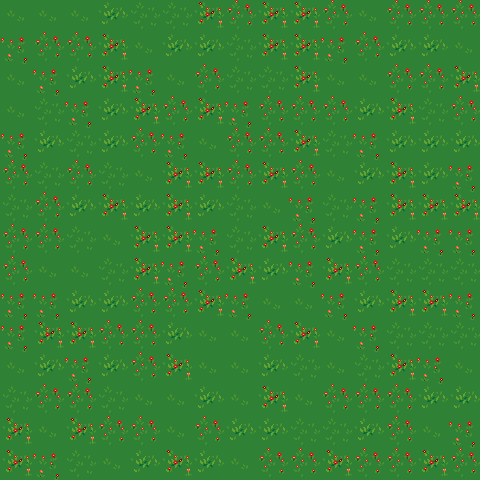

The image is a tile-based game level rendered from a .tmx file. Its description and source (layers, tilesets, objects; grid data summarised) follow:
An orthogonal 15x15 tile map with 32x32 px tiles, 11 tile layers (ground, water, road, treeroot, ...), 10 tilesets.

<map version="1.0" tiledversion="1.0.1" orientation="orthogonal" renderorder="right-down" width="15" height="15" tilewidth="32" tileheight="32" nextobjectid="9">
 <tileset firstgid="1" source="../LPC_Terrain/Terrain.tsx" />
 <tileset firstgid="1025" name="grass" tilewidth="32" tileheight="32" tilecount="18" columns="3">
  <image source="../LPC Base Assets/tiles/grass.png" width="96" height="192" />
 </tileset>
 <tileset firstgid="1043" name="house" tilewidth="32" tileheight="32" tilecount="63" columns="9">
  <image source="../LPC Base Assets/tiles/house.png" width="288" height="224" />
 </tileset>
 <tileset firstgid="1106" name="trunk" tilewidth="32" tileheight="32" tilecount="18" columns="6">
  <image source="../LPC Base Assets/tiles/trunk.png" width="192" height="96" />
 </tileset>
 <tileset firstgid="1124" name="treetop" tilewidth="32" tileheight="32" tilecount="42" columns="6">
  <image source="../LPC Base Assets/tiles/treetop.png" width="192" height="224" />
 </tileset>
 <tileset firstgid="1166" name="bridges" tilewidth="32" tileheight="32" tilecount="42" columns="6">
  <image source="../LPC Base Assets/tiles/bridges.png" width="192" height="224" />
 </tileset>
 <tileset firstgid="1208" name="signs" tilewidth="32" tileheight="32" tilecount="6" columns="3">
  <image source="../LPC Base Assets/tiles/signs.png" width="96" height="64" />
 </tileset>
 <tileset firstgid="1214" name="rock" tilewidth="32" tileheight="32" tilecount="2" columns="2">
  <image source="../LPC Base Assets/tiles/rock.png" width="64" height="32" />
 </tileset>
 <tileset firstgid="1216" name="barrel" tilewidth="32" tileheight="32" tilecount="8" columns="4">
  <image source="../LPC Base Assets/tiles/barrel.png" width="128" height="64" />
 </tileset>
 <tileset firstgid="1224" name="metatiles" tilewidth="32" tileheight="32" tilecount="4" columns="2">
  <image source="../metatiles.png" width="64" height="64" />
 </tileset>
 <layer name="ground" width="15" height="15">
  <data>[225 cells, 225 non-empty, 6 distinct tile ids]</data>
 </layer>
 <layer name="water" width="15" height="15">
  <data>[225 cells, 0 non-empty, 0 distinct tile ids]</data>
 </layer>
 <layer name="road" width="15" height="15">
  <data>[225 cells, 0 non-empty, 0 distinct tile ids]</data>
 </layer>
 <layer name="treeroot" width="15" height="15">
  <data>[225 cells, 0 non-empty, 0 distinct tile ids]</data>
 </layer>
 <layer name="building1" width="15" height="15">
  <data>[225 cells, 0 non-empty, 0 distinct tile ids]</data>
 </layer>
 <layer name="building2" width="15" height="15">
  <data>[225 cells, 0 non-empty, 0 distinct tile ids]</data>
 </layer>
 <layer name="character" width="15" height="15">
  <data>[225 cells, 0 non-empty, 0 distinct tile ids]</data>
 </layer>
 <layer name="building3" width="15" height="15">
  <data>[225 cells, 0 non-empty, 0 distinct tile ids]</data>
 </layer>
 <layer name="treetrunk" width="15" height="15">
  <data>[225 cells, 0 non-empty, 0 distinct tile ids]</data>
 </layer>
 <layer name="treetop" width="15" height="15">
  <data>[225 cells, 0 non-empty, 0 distinct tile ids]</data>
 </layer>
 <layer name="blocked" width="15" height="15">
  <data>[225 cells, 0 non-empty, 0 distinct tile ids]</data>
 </layer>
 <objectgroup name="spawns" />
</map>
